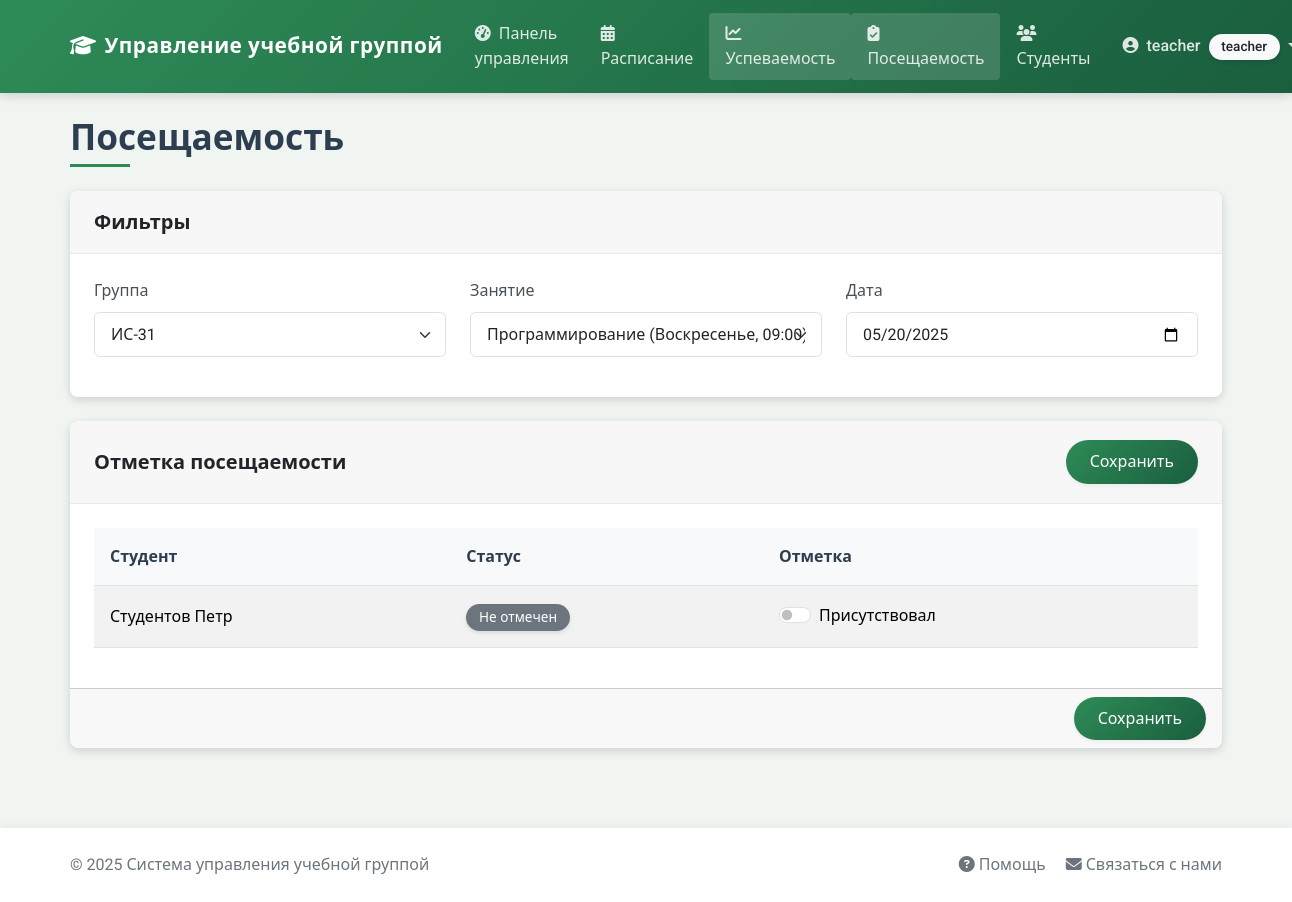
/performance/attendance?group_id=1 (signed in), run on the app's committed database.
### app/models/models.py (models this page shows, shortened)
class User(UserMixin, db.Model):
    id = db.Column(db.Integer, primary_key=True)
    username = db.Column(db.String(64), unique=True, nullable=False)
    email = db.Column(db.String(120), unique=True, nullable=False)
    password_hash = db.Column(db.String(128))
    first_name = db.Column(db.String(64))
    last_name = db.Column(db.String(64))
    role = db.Column(db.String(20), default='student')  # student, teacher, admin
    attendances = db.relationship('Attendance', backref='student', lazy='dynamic')
    grades = db.relationship('Grade', backref='student', lazy='dynamic')

### app/routes/performance.py (the view)
@bp.route('/attendance')
@login_required
def attendance():
    group_id = request.args.get('group_id', type=int)
    schedule_id = request.args.get('schedule_id', type=int)
    date_str = request.args.get('date')
    days = {0: 'Понедельник', 1: 'Вторник', 2: 'Среда', 3: 'Четверг', 4: 'Пятница', 5: 'Суббота', 6: 'Воскресенье'}
    if date_str:
        try:
            attendance_date = datetime.strptime(date_str, '%Y-%m-%d').date()
        except ValueError:
            attendance_date = date.today()
    else:
        attendance_date = date.today()
    if current_user.role == 'student':
        attendances = Attendance.query.filter_by(student_id=current_user.id).order_by(Attendance.date.desc()).all()
        return render_template('performance/student_attendance.html', attendances=attendances, days=days)
    groups = Group.query.all()
    schedules = []
    students = []
    attendances = []
    if group_id:
        group = Group.query.get_or_404(group_id)
        if current_user.role == 'teacher':
            teacher_subjects = Subject.query.filter_by(teacher_id=current_user.id).all()
            schedules = Schedule.query.filter_by(group_id=group_id).\
                filter(Schedule.subject_id.in_([s.id for s in teacher_subjects])).all()
        else:
            schedules = Schedule.query.filter_by(group_id=group_id).all()
        if not schedules:
            flash('Нет расписания для выбранной группы')
            return redirect(url_for('performance.attendance'))
        if not schedule_id and schedules:
            schedule_id = schedules[0].id
        students = group.students
        if schedule_id:
            schedule = Schedule.query.get_or_404(schedule_id)
            if current_user.role == 'teacher' and schedule.subject.teacher_id != current_user.id:
                flash('Вы не ведете этот предмет')
                return redirect(url_for('performance.attendance'))
            attendances = Attendance.query.\
                filter_by(schedule_id=schedule_id, date=attendance_date).\
                all()
            attendance_by_student = {a.student_id: a for a in attendances}
    return render_template('performance/attendance.html',
                          groups=groups,
                          schedules=schedules,
                          students=students,
                          attendances=attendances,
                          selected_group_id=group_id,
                          selected_schedule_id=schedule_id,
                          attendance_date=attendance_date,
                          days=days,  # Добавляем словарь дней недели
                          today=date.today().strftime('%Y-%m-%d'))

### app/templates/performance/attendance.html (shortened to what this page needs)
{% extends "base.html" %}
{% block content %}
<div class="row">
    <div class="col-md-12">
        <h1>Посещаемость</h1>
        {% if current_user.role == 'student' %}
        <div class="card">
            <div class="card-header">
                <h5 class="card-title mb-0">Ваша посещаемость</h5>
            </div>
            <div class="card-body">
                {% if attendances %}
                <table class="table table-striped">
                    <thead>
                        <tr>
                            <th>Дата</th>
                            <th>Предмет</th>
                            <th>Преподаватель</th>
                            <th>Статус</th>
                        </tr>
                    </thead>
                    <tbody>
                        {% for attendance in attendances %}
                        <tr>
                            <td>{{ attendance.date.strftime('%d.%m.%Y') }}</td>
                            <td>{{ attendance.schedule.subject.name }}</td>
                            <td>{{ attendance.schedule.subject.teacher.last_name }} {{ attendance.schedule.subject.teacher.first_name }}</td>
                            <td>
                                {% if attendance.status %}
                                <span class="badge bg-success">Присутствовал</span>
                                {% else %}
                                <span class="badge bg-danger">Отсутствовал</span>
                                {% endif %}
                            </td>
                        </tr>
                        {% endfor %}
                    </tbody>
                </table>
                {% else %}
                <p class="text-center">Нет данных о посещаемости</p>
                {% endif %}
            </div>
        </div>
        {% else %}
        <div class="card mb-4">
            <div class="card-header">
                <h5 class="card-title mb-0">Фильтры</h5>
            </div>
            <div class="card-body">
                <form method="get" action="{{ url_for('performance.attendance') }}">
                    <div class="row">
                        <div class="col-md-4 mb-3">
                            <label for="group_id" class="form-label">Группа</label>
                            <select class="form-select" id="group_id" name="group_id" onchange="this.form.submit()">
                                {% for group in groups %}
                                <option value="{{ group.id }}" {% if selected_group_id == group.id %}selected{% endif %}>
                                    {{ group.name }}
                                </option>
                                {% endfor %}
                            </select>
                        </div>
                        {% if selected_group_id %}
                        <div class="col-md-4 mb-3">
                            <label for="schedule_id" class="form-label">Занятие</label>
                            <select class="form-select" id="schedule_id" name="schedule_id" onchange="this.form.submit()">
                                {% for schedule in schedules %}
                                <option value="{{ schedule.id }}" {% if selected_schedule_id == schedule.id %}selected{% endif %}>
                                    {{ schedule.subject.name }} ({{ days[schedule.day_of_week] }}, {{ schedule.start_time.strftime('%H:%M') }})
                                </option>
                                {% endfor %}
                            </select>
                        </div>
                        <div class="col-md-4 mb-3">
                            <label for="date" class="form-label">Дата</label>
                            <input type="date" class="form-control" id="date" name="date" value="{{ attendance_date.strftime('%Y-%m-%d') }}" onchange="this.form.submit()">
                        </div>
                        {% endif %}
                    </div>
                </form>
            </div>
        </div>
        {% if selected_schedule_id and students %}
        <form method="post" action="{{ url_for('performance.record_attendance') }}">
            <div class="card">
                <div class="card-header d-flex justify-content-between align-items-center">
                    <h5 class="card-title mb-0">Отметка посещаемости</h5>
                    <button type="submit" class="btn btn-primary">Сохранить</button>
                </div>
                <div class="card-body">
                    <table class="table table-striped">
                        <thead>
                            <tr>
                                <th>Студент</th>
                                <th>Статус</th>
                                <th>Отметка</th>
                            </tr>
                        </thead>
                        <tbody>
                            {% for student in students %}
                            <tr>
                                <td>{{ student.last_name }} {{ student.first_name }}</td>
                                <td>
                                    {% set attendance = attendances|selectattr('student_id', 'eq', student.id)|first %}
                                    {% if attendance %}
                                        {% if attendance.status %}
                                        <span class="badge bg-success">Присутствовал</span>
                                        {% else %}
                                        <span class="badge bg-danger">Отсутствовал</span>
                                        {% endif %}
                                    {% else %}
                                    <span class="badge bg-secondary">Не отмечен</span>
                                    {% endif %}
                                </td>
                                <td>
                                    <div class="form-check form-switch">
                                        <input class="form-check-input" type="checkbox" role="switch" id="attendance_{{ student.id }}" name="attendance_{{ student.id }}" {% if attendance and attendance.status %}checked{% endif %}>
                                        <label class="form-check-label" for="attendance_{{ student.id }}">Присутствовал</label>
                                    </div>
                                </td>
                            </tr>
                            {% endfor %}
                        </tbody>
                    </table>
                </div>
                <div class="card-footer text-end">
                    <button type="submit" class="btn btn-primary">Сохранить</button>
                </div>
            </div>
        </form>
        {% endif %}
        {% endif %}
    </div>
</div>
{% endblock %}

### app/templates/base.html (shortened to what this page needs)
<!DOCTYPE html>
<html lang="ru">
<head>
    <link rel="stylesheet" href="https://cdn.jsdelivr.net/npm/bootstrap@5.3.2/dist/css/bootstrap.min.css">
    <link rel="stylesheet" href="https://cdnjs.cloudflare.com/ajax/libs/font-awesome/6.4.0/css/all.min.css">
    <link rel="stylesheet" href="{{ url_for('static', filename='css/style.css') }}">
    <link rel="stylesheet" href="{{ url_for('static', filename='css/modal-fix.css') }}">
</head>
<body>
    <nav class="navbar navbar-expand-lg navbar-dark bg-primary sticky-top">
        <div class="container">
            <a class="navbar-brand" href="{{ url_for('main.index') }}">
                <i class="fas fa-graduation-cap me-2"></i>Управление учебной группой
            </a>
            <div class="collapse navbar-collapse" id="navbarNav">
                <ul class="navbar-nav me-auto">
                    {% if current_user.is_authenticated %}
                    <li class="nav-item">
                        <a class="nav-link {% if request.path == url_for('main.dashboard') %}active{% endif %}" href="{{ url_for('main.dashboard') }}">
                            <i class="fas fa-tachometer-alt me-1"></i> Панель управления
                        </a>
                    </li>
                    <li class="nav-item">
                        <a class="nav-link {% if request.path.startswith('/schedule') %}active{% endif %}" href="{{ url_for('schedule.index') }}">
                            <i class="fas fa-calendar-alt me-1"></i> Расписание
                        </a>
                    </li>
                    <li class="nav-item">
                        <a class="nav-link {% if request.path == url_for('performance.index') %}active{% endif %}" href="{{ url_for('performance.index') }}">
                            <i class="fas fa-chart-line me-1"></i> Успеваемость
                        </a>
                    </li>
                    <li class="nav-item">
                        <a class="nav-link {% if request.path.startswith('/performance/attendance') %}active{% endif %}" href="{{ url_for('performance.attendance') }}">
                            <i class="fas fa-clipboard-check me-1"></i> Посещаемость
                        </a>
                    </li>                    {% if current_user.role in ['admin', 'teacher'] %}
                    <li class="nav-item">
                        <a class="nav-link {% if request.path.startswith('/student') %}active{% endif %}" href="{{ url_for('student.index') }}">
                            <i class="fas fa-users me-1"></i> Студенты
                        </a>
                    </li>
                    {% endif %}
                    {% endif %}
                </ul>
                <ul class="navbar-nav">
                    {% if current_user.is_authenticated %}
                    <li class="nav-item dropdown">
                        <a class="nav-link dropdown-toggle" href="#" id="userDropdown" role="button" data-bs-toggle="dropdown">
                            <i class="fas fa-user-circle me-1"></i> {{ current_user.username }}
                            <span class="badge bg-light text-dark ms-1">{{ current_user.role }}</span>
                        </a>
                    </li>
                    {% endif %}
                </ul>
            </div>
        </div>
    </nav>
    <div class="container mt-4">
        {% block content %}{% endblock %}
    </div>
    <footer class="footer py-4">
        <div class="container">
            <div class="row align-items-center justify-content-between">
                <div class="col-md-6">
                    <span class="text-muted">© 2025 Система управления учебной группой</span>
                </div>
                <div class="col-md-6 text-md-end">
                    <a href="#" class="text-decoration-none text-secondary me-3">
                        <i class="fas fa-question-circle"></i> Помощь
                    </a>
                    <a href="#" class="text-decoration-none text-secondary">
                        <i class="fas fa-envelope"></i> Связаться с нами
                    </a>
                </div>
            </div>
        </div>    </footer>    <script src="https://cdn.jsdelivr.net/npm/bootstrap@5.3.2/dist/js/bootstrap.bundle.min.js"></script>    <script src="{{ url_for('static', filename='js/scroll-lock.js') }}"></script>
</body>
</html>

### data on the page
User: username "teacher", role "teacher"
User: last_name "Студентов", first_name "Петр"

### other printed values
form field group_id "ИС-31"
form field schedule_id "Программирование (Воскресенье, 09:00)"
